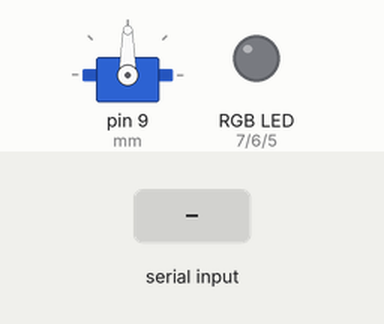
This sketch was run on a simulated Arduino Uno, built with avr-gcc and run on an emulated ATmega328P. Shown: servo, an RGB LED mixed from three pins (HIGH = lit). Inputs (shaded band) come from the test bench.

Above: at 1.2 s.
1.3 s: "wave\n" received over Serial
4.3 s: "red\n" received over Serial
At 5.3 s:
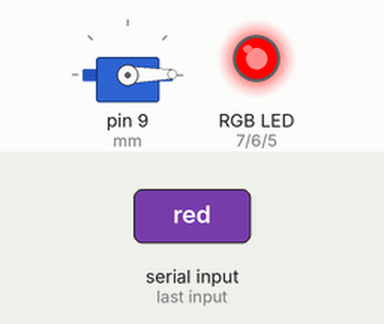
7.3 s: "green\n" received over Serial
At 7.7 s:
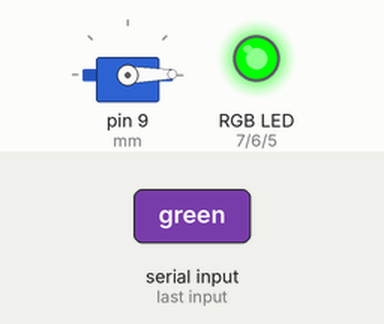
10.3 s: "blue\n" received over Serial
At 11.1 s:
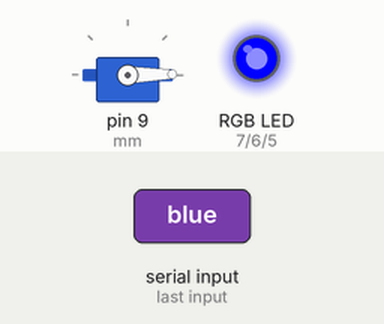
Timing chart, 0 to 13.8 s (numbered marks = the images above; inputs shaded):
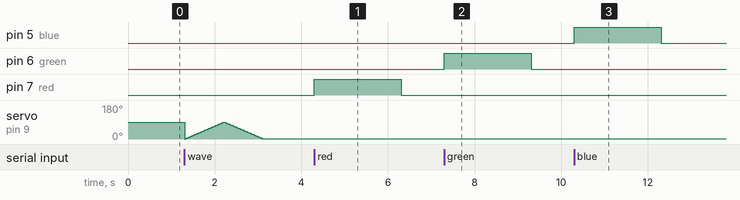

The sketch:

Tinkercad_Blink__In_Requested_Color.ino
```cpp
/*This code is to operate an arduino connected to an RGB LED and a servo motor.
The input is from the serial monitor or the UART serial communication ports, i.e. Digital pins 0 & 1 also labelled as Tx and Rx.
THe valid inputs are 'red','blue','green' and 'wave'
This was just to demostrate the working of accepting direct user input using Serial Monitor / UART serial communication.
*/
#include<Servo.h>
//Initializing the GPIO pins.
int red=7;
int green=6;
int blue=5;
String command; //The String that will store the incoming message
Servo mm; //Initializing the servo motor object

void setup() // Runs once when the Arduino starts up
{
  mm.attach(9); //Specifying the pin the servo is attached to.
  Serial.begin(9600); //Starting communication with serial monitor
  pinMode(red, OUTPUT);
  pinMode(blue, OUTPUT);
  pinMode(green, OUTPUT);
}

void wave() // to make servo motor do a wave motion
{
	int i;
  	for(i=0;i<90;i++)
    {mm.write(i);delay(10);}
  	for(i=90;i>0;i--)
    {mm.write(i);delay(10);}
}

void loop() //After execution of setup(), this function runs in a loop.
{
   //Reads String input from Serial Monitor
   command=Serial.readStringUntil('\n');

  //The following if else cases take appropriate action

   if(command=="red") //Blink in red color
   {
     digitalWrite(red,HIGH);
     delay(2000);
     digitalWrite(red,LOW);
   }
   if(command=="green") //Blink in green color
   {
     digitalWrite(green,HIGH);
     delay(2000);
     digitalWrite(green,LOW);
   }
  if(command=="blue") //Blink in blue color
   {
     digitalWrite(blue,HIGH);
     delay(2000);
     digitalWrite(blue,LOW);
   }
//___________________________________________________________________________
  if(command=="wave") //For the Servo Action: This makes the servo motor do a wave like motion.
   {
     wave();
   }

}
```

Measured:
- after the input at 4.3 s, pin 7 (red): LOW → HIGH at once, → LOW 2.0 s later
- after the input at 7.3 s, pin 6 (green): LOW → HIGH at once, → LOW 2.0 s later
- after the input at 10.3 s, pin 5 (blue): LOW → HIGH at once, → LOW 2.0 s later
